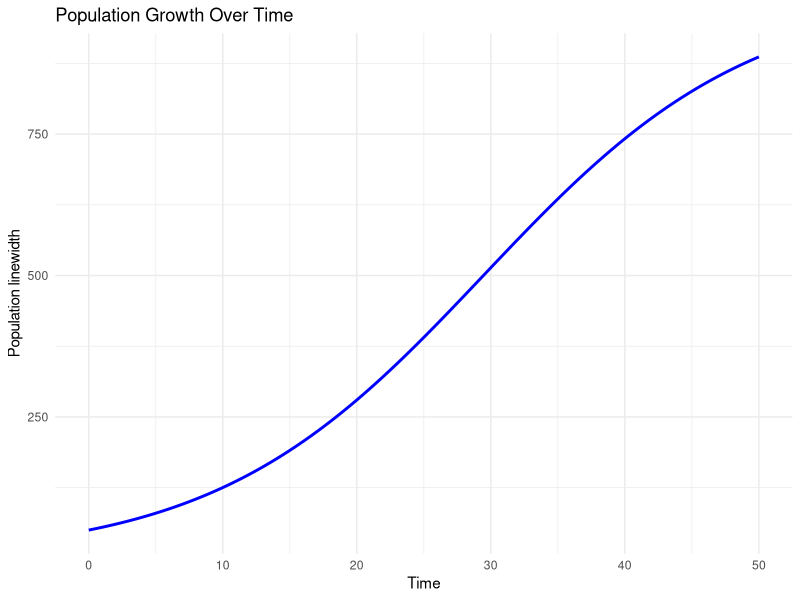

Recreate this plot in R.
library(ggplot2)
library(deSolve)

# Parameters for the Population Growth Model used in testing
params <- list(
  growth_rate = 0.1,
  carrying_capacity = 1000,
  initial_population = 50
)

# Time span for the simulation
time_span <- seq(0, 50, by = 0.1)

# Logistic Growth Function
logistic_growth <- function(time, state, parameters) {
  with(as.list(c(state, parameters)), {
    dN_dt <- r * N * (1 - N / K)
    list(c(dN_dt))
  })
}

# Simulation function without external pressures
simulate_population_growth <- function(params, time_span) {
  # Extract parameters
  r <- params$growth_rate
  K <- params$carrying_capacity
  N0 <- params$initial_population

  # Initial state
  state <- c(N = N0)
  parameters <- c(r = r, K = K)

  # Run the simulation
  out <- ode(y = state, times = time_span, func = logistic_growth, parms = parameters)
  results <- as.data.frame(out)
  return(results)
}

# Run the simulation
results <- simulate_population_growth(params, time_span)

# Plotting function
plot_population_growth <- function(simulation_results) {
  ggplot(simulation_results, aes(x = time, y = N)) +
    geom_line(color = "blue", linewidth = 1) +
    labs(title = "Population Growth Over Time", x = "Time", y = "Population linewidth") +
    theme_minimal()
}

# Plot the results
plot_population_growth(results)
